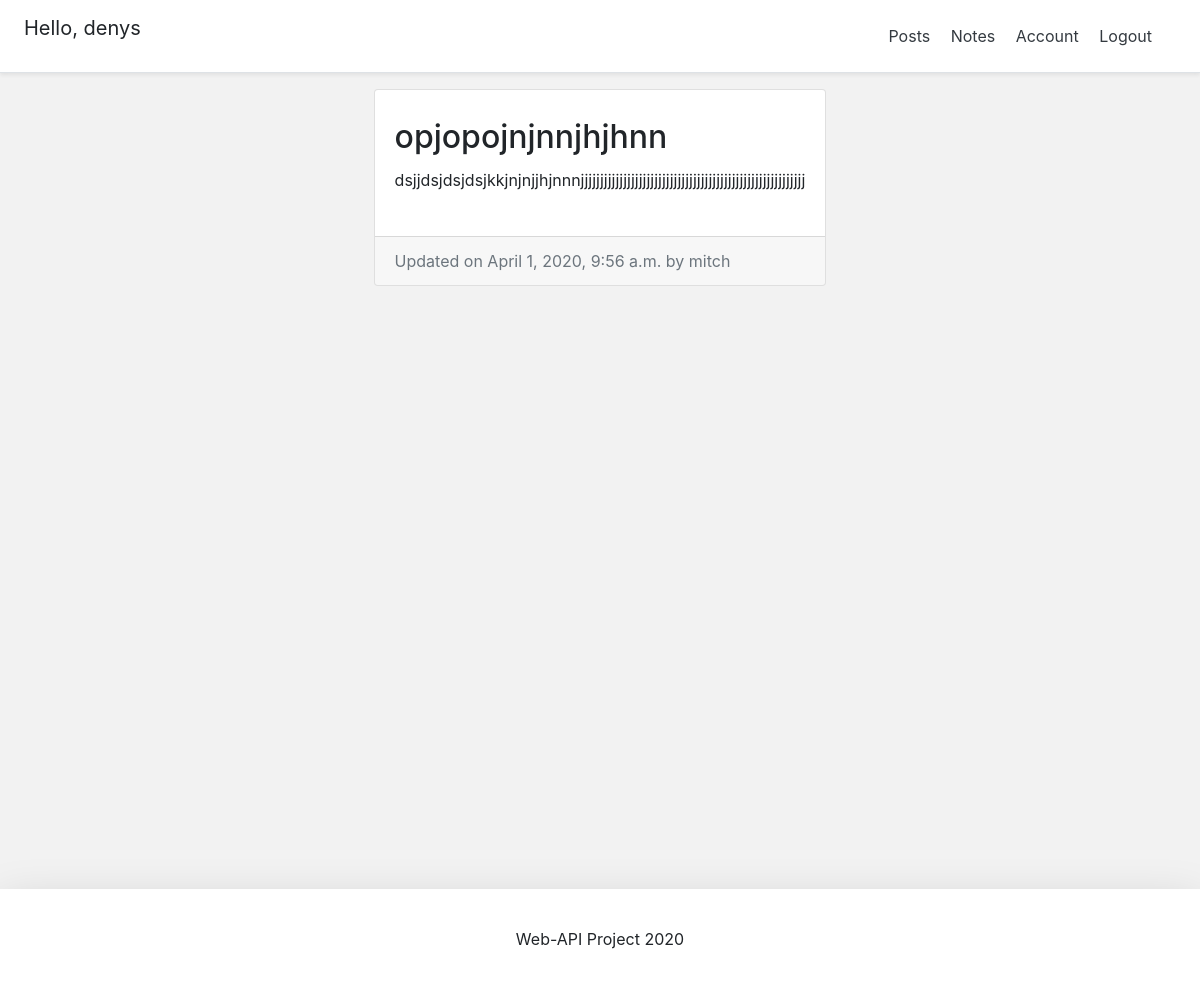
The app's page /blog/3/ (signed in) with its own data.
### account/models.py (models this page shows, shortened)
class Account(AbstractBaseUser):
	email 					= models.EmailField(verbose_name="email", max_length=60, unique=True)
	username 				= models.CharField(max_length=30, unique=True)
	date_joined				= models.DateTimeField(verbose_name='date joined', auto_now_add=True)
	last_login				= models.DateTimeField(verbose_name='last login', auto_now=True)
	is_admin				= models.BooleanField(default=False)
	is_active				= models.BooleanField(default=True)
	is_staff				= models.BooleanField(default=False)
	is_superuser			= models.BooleanField(default=False)
	USERNAME_FIELD = 'email'
	REQUIRED_FIELDS = ['username']
	objects = MyAccountManager()

### blog/models.py (models this page shows, shortened)
class BlogPost(models.Model):
	title = models.CharField(max_length=50, null=False, blank=True)
	body = models.TextField(max_length=5000, null=False, blank=True)
	date_published = models.DateTimeField(auto_now_add=True, verbose_name="date published")
	date_updated = models.DateTimeField(auto_now=True, verbose_name="date updated")
	author = models.ForeignKey(settings.AUTH_USER_MODEL, on_delete=models.CASCADE)
	slug = models.SlugField(blank=True, unique=True)

### blog/views.py (the view)
# urls.py: path('<id>/', detail_blog_view, name="detail"),
def detail_blog_view(request, id):
	context = {}
	user = request.user
	if user.is_authenticated:
		blog_post = get_object_or_404(BlogPost, pk=id)
		context['blog_post'] = blog_post
		return render(request, 'blog/detail_blog.html', context)
	else:
		return redirect("login")

### blog/templates/blog/detail_blog.html (shortened to what this page needs)
{% extends 'base.html' %}
{% block content %}
<div class="container">
	<div class="row">
		<div class="card m-auto">
			<div class="card-body my-2">
				<h2 class="card-title">{{blog_post.title}}</h2>
				<p class="card-text">{{blog_post.body|linebreaksbr}}</p>
			</div>
			<div class="card-footer text-muted">
				Updated on {{blog_post.date_updated}} by {{blog_post.author.username}}
			</div>
		</div>
	</div>
</div>
{% endblock content %}

### templates/snippets/header.html (shortened to what this page needs)
<div class="d-flex flex-column flex-md-row align-items-center p-3 px-md-4 mb-3 bg-white border-bottom shadow-sm">
  <h5 class="my-0 mr-md-auto font-weight-normal">
  	{% if request.user.is_authenticated %}
  		<p>Hello, {{request.user.username}}</p>
  	{% endif %}
  </h5>
  <nav class="my-2 my-md-0 mr-md-3">
  	{% if request.user.is_authenticated %}
	  	<a class="p-2 text-dark" href="{% url 'home' %}">Posts</a>
	  	  <a class="p-2 text-dark" href="{% url 'notes' %}">Notes</a>
	    <a class="p-2 text-dark" href="{% url 'account' %}">Account</a>
	    <a class="p-2 text-dark" href="{% url 'logout' %}">Logout</a>
	{% else %}
	    <a class="p-2 text-dark" href="{% url 'login' %}">Login</a>
	    <a class="btn btn-outline-primary" href="{% url 'register' %}">Register</a>
	{% endif %}
  </nav>
</div>

### templates/snippets/base_css.html (style rules this page uses)
body { background-color: #f2f2f2; }

### templates/snippets/header.html (style rules this page uses)
@media (min-width: 768px) { html { font-size: 16px; } }

### records on screen
Account: user.username "denys"
BlogPost: title "opjopojnjnnjhjhnn", body "dsjjdsjdsjdsjkkjnjnjjhjnnnjjjjjjjjjjjjjjjjjjjjjjjjjjjjjjjjjjjjjjjjjjjjjjjjjjjjjjjjjj", date_updated "April 1, 2020, 9:56 a.m.", author.username "mitch"
